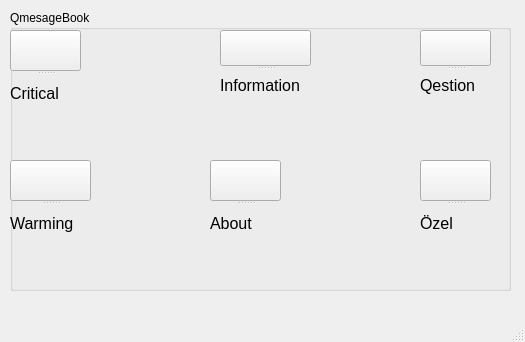
<?xml version="1.0" encoding="UTF-8"?>
<ui version="4.0">
 <class>MainWindow</class>
 <widget class="QMainWindow" name="MainWindow">
  <property name="geometry">
   <rect>
    <x>0</x>
    <y>0</y>
    <width>525</width>
    <height>342</height>
   </rect>
  </property>
  <property name="windowTitle">
   <string>QmesageBox</string>
  </property>
  <property name="windowIcon">
   <iconset resource="icosn.qrc">
    <normaloff>:/İcosn/IMG_20200704_171826.jpg</normaloff>:/İcosn/IMG_20200704_171826.jpg</iconset>
  </property>
  <property name="iconSize">
   <size>
    <width>20</width>
    <height>20</height>
   </size>
  </property>
  <widget class="QWidget" name="centralwidget">
   <widget class="QGroupBox" name="groupBox">
    <property name="geometry">
     <rect>
      <x>10</x>
      <y>10</y>
      <width>501</width>
      <height>281</height>
     </rect>
    </property>
    <property name="title">
     <string>QmesageBook</string>
    </property>
    <widget class="QSplitter" name="splitter">
     <property name="geometry">
      <rect>
       <x>0</x>
       <y>20</y>
       <width>71</width>
       <height>81</height>
      </rect>
     </property>
     <property name="orientation">
      <enum>Qt::Vertical</enum>
     </property>
     <widget class="QPushButton" name="pbt_critical">
      <property name="text">
       <string/>
      </property>
      <property name="icon">
       <iconset resource="icosn.qrc">
        <normaloff>:/İcosn/error.png</normaloff>:/İcosn/error.png</iconset>
      </property>
      <property name="iconSize">
       <size>
        <width>40</width>
        <height>60</height>
       </size>
      </property>
     </widget>
     <widget class="QLabel" name="label">
      <property name="font">
       <font>
        <pointsize>12</pointsize>
       </font>
      </property>
      <property name="text">
       <string>Critical</string>
      </property>
     </widget>
    </widget>
    <widget class="QSplitter" name="splitter_2">
     <property name="geometry">
      <rect>
       <x>210</x>
       <y>20</y>
       <width>91</width>
       <height>71</height>
      </rect>
     </property>
     <property name="orientation">
      <enum>Qt::Vertical</enum>
     </property>
     <widget class="QPushButton" name="pbt_information">
      <property name="text">
       <string/>
      </property>
      <property name="icon">
       <iconset resource="icosn.qrc">
        <normaloff>:/İcosn/information.png</normaloff>:/İcosn/information.png</iconset>
      </property>
      <property name="iconSize">
       <size>
        <width>40</width>
        <height>50</height>
       </size>
      </property>
     </widget>
     <widget class="QLabel" name="label_4">
      <property name="font">
       <font>
        <pointsize>12</pointsize>
       </font>
      </property>
      <property name="text">
       <string>Information</string>
      </property>
     </widget>
    </widget>
    <widget class="QSplitter" name="splitter_3">
     <property name="geometry">
      <rect>
       <x>410</x>
       <y>20</y>
       <width>71</width>
       <height>71</height>
      </rect>
     </property>
     <property name="orientation">
      <enum>Qt::Vertical</enum>
     </property>
     <widget class="QPushButton" name="pbt_qeston">
      <property name="text">
       <string/>
      </property>
      <property name="icon">
       <iconset resource="icosn.qrc">
        <normaloff>:/İcosn/question.png</normaloff>:/İcosn/question.png</iconset>
      </property>
      <property name="iconSize">
       <size>
        <width>20</width>
        <height>50</height>
       </size>
      </property>
     </widget>
     <widget class="QLabel" name="pbt">
      <property name="font">
       <font>
        <pointsize>12</pointsize>
       </font>
      </property>
      <property name="text">
       <string>Qestion</string>
      </property>
     </widget>
    </widget>
    <widget class="QSplitter" name="splitter_4">
     <property name="geometry">
      <rect>
       <x>0</x>
       <y>150</y>
       <width>81</width>
       <height>81</height>
      </rect>
     </property>
     <property name="orientation">
      <enum>Qt::Vertical</enum>
     </property>
     <widget class="QPushButton" name="pbt_warming">
      <property name="text">
       <string/>
      </property>
      <property name="icon">
       <iconset resource="icosn.qrc">
        <normaloff>:/İcosn/warning (1).png</normaloff>:/İcosn/warning (1).png</iconset>
      </property>
      <property name="iconSize">
       <size>
        <width>40</width>
        <height>50</height>
       </size>
      </property>
     </widget>
     <widget class="QLabel" name="label_6">
      <property name="font">
       <font>
        <pointsize>12</pointsize>
       </font>
      </property>
      <property name="text">
       <string>Warming</string>
      </property>
     </widget>
    </widget>
    <widget class="QSplitter" name="splitter_5">
     <property name="geometry">
      <rect>
       <x>200</x>
       <y>150</y>
       <width>71</width>
       <height>81</height>
      </rect>
     </property>
     <property name="orientation">
      <enum>Qt::Vertical</enum>
     </property>
     <widget class="QPushButton" name="pbt_about">
      <property name="text">
       <string/>
      </property>
      <property name="icon">
       <iconset resource="icosn.qrc">
        <normaloff>:/İcosn/info.png</normaloff>:/İcosn/info.png</iconset>
      </property>
      <property name="iconSize">
       <size>
        <width>40</width>
        <height>50</height>
       </size>
      </property>
     </widget>
     <widget class="QLabel" name="label_7">
      <property name="font">
       <font>
        <pointsize>12</pointsize>
       </font>
      </property>
      <property name="text">
       <string>About</string>
      </property>
     </widget>
    </widget>
    <widget class="QSplitter" name="splitter_6">
     <property name="geometry">
      <rect>
       <x>410</x>
       <y>150</y>
       <width>71</width>
       <height>81</height>
      </rect>
     </property>
     <property name="orientation">
      <enum>Qt::Vertical</enum>
     </property>
     <widget class="QPushButton" name="pbt_ozel">
      <property name="text">
       <string/>
      </property>
      <property name="icon">
       <iconset resource="icosn.qrc">
        <normaloff>:/İcosn/123.png</normaloff>:/İcosn/123.png</iconset>
      </property>
      <property name="iconSize">
       <size>
        <width>40</width>
        <height>50</height>
       </size>
      </property>
     </widget>
     <widget class="QLabel" name="label_8">
      <property name="font">
       <font>
        <pointsize>12</pointsize>
        <weight>50</weight>
        <bold>false</bold>
       </font>
      </property>
      <property name="text">
       <string>Özel</string>
      </property>
     </widget>
    </widget>
   </widget>
  </widget>
  <widget class="QMenuBar" name="menubar">
   <property name="geometry">
    <rect>
     <x>0</x>
     <y>0</y>
     <width>525</width>
     <height>22</height>
    </rect>
   </property>
  </widget>
  <widget class="QStatusBar" name="statusbar"/>
 </widget>
 <resources>
  <include location="icosn.qrc"/>
 </resources>
 <connections/>
</ui>
